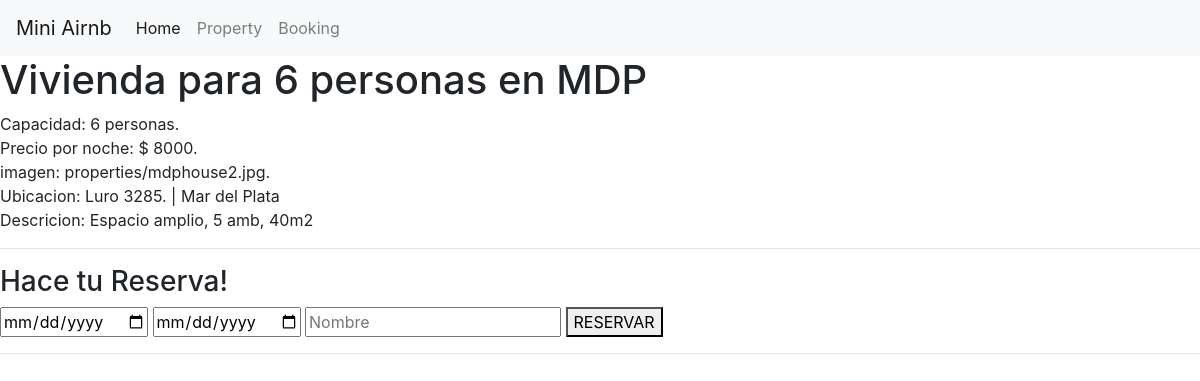
/property/1, run on the app's committed database.
### app/models.py (models this page shows, shortened)
class Property(models.Model):
    max_pax = models.IntegerField()
    price = models.IntegerField()
    city = models.ForeignKey(City, on_delete=models.CASCADE)
    title = models.CharField(max_length=50)
    image = models.ImageField(upload_to="properties", null=True)
    address = models.CharField(max_length=50)
    description = models.CharField(max_length=100)

class City(models.Model):
    name = models.CharField(max_length=50)
    def __str__(self):
        return self.name

### app/views.py (the view, shortened to what this page needs)
# urls.py: path('property/<int:property_id>', views.property, name='property'),
def property(request, property_id):
    prop = Property.objects.get(id=property_id)
    bookings = Booking.objects.all()
    checker = False
    guest = None
    context = {
        'property': prop,
        'checker': checker,
        'guest': guest,
    }
    return render(request, 'app/property.html', context)

### app/templates/app/property.html (shortened to what this page needs)
{% extends "app/base.html" %} {% block content %}
<h1>{{ property.title }}</h1>
Capacidad: {{ property.max_pax }} personas.<br />
Precio por noche: $ {{ property.price }}.<br />
imagen: {{ property.image }}.<br />
Ubicacion: {{ property.address }}. | {{ property.city }}<br />
Descricion: {{ property.description }}<br />
<hr />
<h3>Hace tu Reserva!</h3>
<form action="" method="POST">
  <input type="date" name="start_date" />
  <input type="date" name="end_date" />
  <input type="text" name="guest" placeholder="Nombre" />
  <button type="submit">RESERVAR</button>
</form>
<hr />
 {% endblock %}

### data on the page
Property: title "Vivienda para 6 personas en MDP", max_pax "6", price "8000", image "properties/mdphouse2.jpg", address "Luro 3285", city "Mar del Plata", description "Espacio amplio, 5 amb, 40m2"
